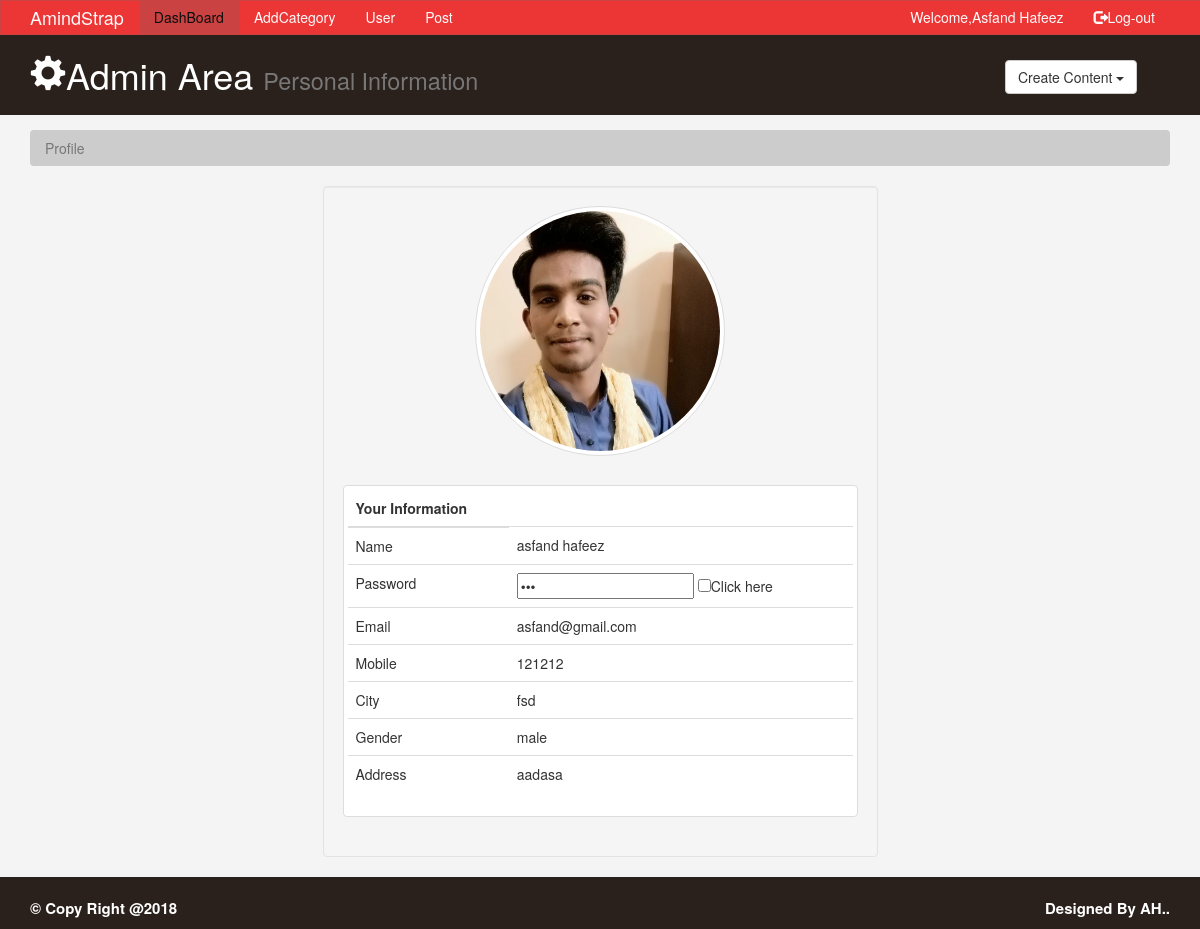
The app's page /admin/profile.php (signed in) with its own data.
### tables this page shows
CREATE TABLE IF NOT EXISTS `users` (
  `id` int(255) NOT NULL AUTO_INCREMENT,
  `name` varchar(255) NOT NULL,
  `img` varchar(255) NOT NULL,
  `email` varchar(255) NOT NULL,
  `pass` varchar(255) NOT NULL,
  `gender` varchar(255) NOT NULL,
  `mobile` varchar(255) NOT NULL,
  `city` varchar(255) NOT NULL,
  `address` varchar(255) NOT NULL,
  `role` varchar(255) NOT NULL,
  `status` int(255) NOT NULL,
  PRIMARY KEY (`id`)
);

### config.php (called while the page is built)
<?php
    $host = "localhost";
	$db_name = "FYP";
    $username = "root";
    $password = "";
	try	{
		$DB_con= new PDO ("mysql:host={$host};dbname={$db_name}",$username,$password);
		$DB_con->setAttribute(PDO::ATTR_ERRMODE , PDO::ERRMODE_EXCEPTION);
	}
	catch (PDOException $e)
	{
		echo $e->getMessage();
	}
	require_once "classcrud.php";
	$class= new crud($DB_con);
?>

### classcrud.php (called while the page is built, shortened)
<?php
class crud {
private $db;
function __construct ($db_con)
{
	$this->db= $db_con;
}
public function fetchdata($sql)
{
	$query= $this->db->prepare($sql);
	$query->execute();
	return $query;
	}
}
?>

### admin/profile.php (the view, shortened to what this page needs)
<?php
include "assets/header.php";
if(empty($_SESSION['id']))
		{
			 ?>
			 <script> window.location.href="login.php";</script>
			 <?php
		}else{
			$ok = $_SESSION['id'];
		}
		$query= $class->fetchdata(" select * from users where id='$ok'");
		$profile=$query->fetch(PDO::FETCH_ASSOC);
?>
	 <header id="header">
	 <div class="container">
	<div class="row hidden-xs">
	<div class="col-sm-10 ">
	<h1 >   <span class="glyphicon glyphicon-cog"></span>Admin Area  <small>Personal Information</small></h1>
	</div>
	<div class="col-sm-2">
			<div class="dropdown creat">
			  <button class="btn btn-default dropdown-toggle" type="button" data-toggle="dropdown">Create Content
			  <span class="caret"></span></button>
			</div>
	</div>
	</div>
	 </div>
	 </header>
	 <section id="breadcrumb">
	 <div class="container">
	 <ol class="breadcrumb">
	 <li class="active"> Profile </li>
	 </ol>
	 </div>
	 </section>
				<section id="main">
				<div class="container">
				<div class="row">
				<div class="col-sm-6 col-sm-offset-3  col-sm-offset-4">
				<div class=" well">
				<center>
					<label>
					<img src="../images/<?php echo $profile['img'];?>" alt="" class="img-responsive thumbnail"  style="width:250px;height:250px; border-radius:250px;" id="image"/>
					</label>
				 </center>
				<div class="table-responsive thumbnail">
				<table class="table table-hover ">
				<thead>
				  <tr>
					<th> Your Information </th>
				  </tr>
				</thead>
				<tbody>
				  <tr>
					<td>Name</td>
					<td><?php echo $profile['name']; ?></td>
				  </tr>
				  <tr>
					<td>Password</td>
					<td>
					<input type="password" value="<?php echo $profile['pass']; ?>" id="myInput">
					<input type="checkbox" onclick="myFunction()">Click here
					</td>
				  </tr>
				<tr>
					<td>Email</td>
					<td><?php echo $profile['email']; ?></td>
				  </tr>
				  <tr>
					<td>Mobile</td>
					<td><?php echo $profile['mobile']; ?></td>
				  </tr>
				  <tr>
					<td>City</td>
					<td><?php echo $profile['city']; ?></td>
				  </tr>
				  <tr>
					<td>Gender</td>
					<td><?php echo $profile['gender']; ?></td>
				  </tr>
				  <tr>
					<td>Address</td>
					<td><?php echo $profile['address']; ?></td>
				  </tr>
				</tbody>
			  </table>
				</div>
				</div>
				</div>
				</div>
				</div>
				</section>
	 <?php
	 include "assets/footer.php";
	 ?>

### admin/assets/header.php (shortened to what this page needs)
<?php
include "../config.php";
if(empty($_SESSION['id']))
		{
			 ?>
			 <script> window.location.href="login.php";</script>
			 <?php
		}else{
			$ok = $_SESSION['id'];
		}
		$query= $class->fetchdata(" select * from users where id='$ok'");
		$data=$query->fetch(PDO::FETCH_ASSOC);
		?>
<!DOCTYPE HTML>
<html lang="en-US">
<head>
	<link rel="stylesheet" href="css/bootstrap.css" />
	<link rel="stylesheet" href="css/mystyle.css" />
	<link rel="stylesheet" href="css/awesome.min.css">
</head>
<body>
<nav class="navbar navbar-default ">
  <div class="container  ">
    <div class="navbar-header">
	<a href="../index.php" class="navbar-brand">AmindStrap</a>
	</div>
     <div class="collapse navbar-collapse" id="myNavbar">
	<ul class="nav navbar-nav">
		<li class="active act"><a href="index.php">DashBoard</a></li>
				<?php
					if($data['role']=="admin")
					{
					?>
							<li><a href="Category.php">AddCategory</a></li>
							<li><a href="users.php">User</a></li>
							<li><a href="mypost.php">Post</a></li>
					<?php
					}else {
					?>
		<li><a href="active.php">Post</a></li>
					<?php } ?>
	</ul>
<ul class="nav navbar-nav  navbar-right">
		<li ><a href="profile.php" style="text-transform:capitalize;">Welcome,<?php echo $data['name'];?></a></li>
		<li><a href="logout.php"><span class="glyphicon glyphicon-log-out"></span>Log-out</a></li>
	</ul>
	</div>
  </div>
</nav>

### admin/css/mystyle.css (style rules this page uses)
body { background:#f4f4f4; }
.navbar { min-height:33px !important; margin-bottom:0px; border-radius:0px; }
.navbar-nav > li >a ,.navbar-brand { padding-top:6px !important; padding-bottom:0px !important; height:33px; }
.navbar-default { background-color: #ec3535; border-color: #ca4242; }
.navbar-default .navbar-brand { color: #fffafb; }
.navbar-default .navbar-nav > li > a { color: #fffafb; }
.navbar-default .navbar-nav > .active > a, .navbar-default .navbar-nav > .active > a:hover, .navbar-default .navbar-nav > .active > a:focus { color: #0d0d0d; background-color: #ca4242; }
.navbar-default .navbar-collapse, .navbar-default .navbar-form { border-color: #fffafb; }
#header { background:#2A211C; color:#fff; padding-bottom:10px; margin-bottom:15px; }
#header .creat { padding-top:25px; }
.breadcrumb { background:#cccccc; color:#333333; }

### records on screen
users: name "Asfand Hafeez", img (picture), name "asfand hafeez", email "asfand@gmail.com", mobile "121212", city "fsd", gender "male", address "aadasa"
